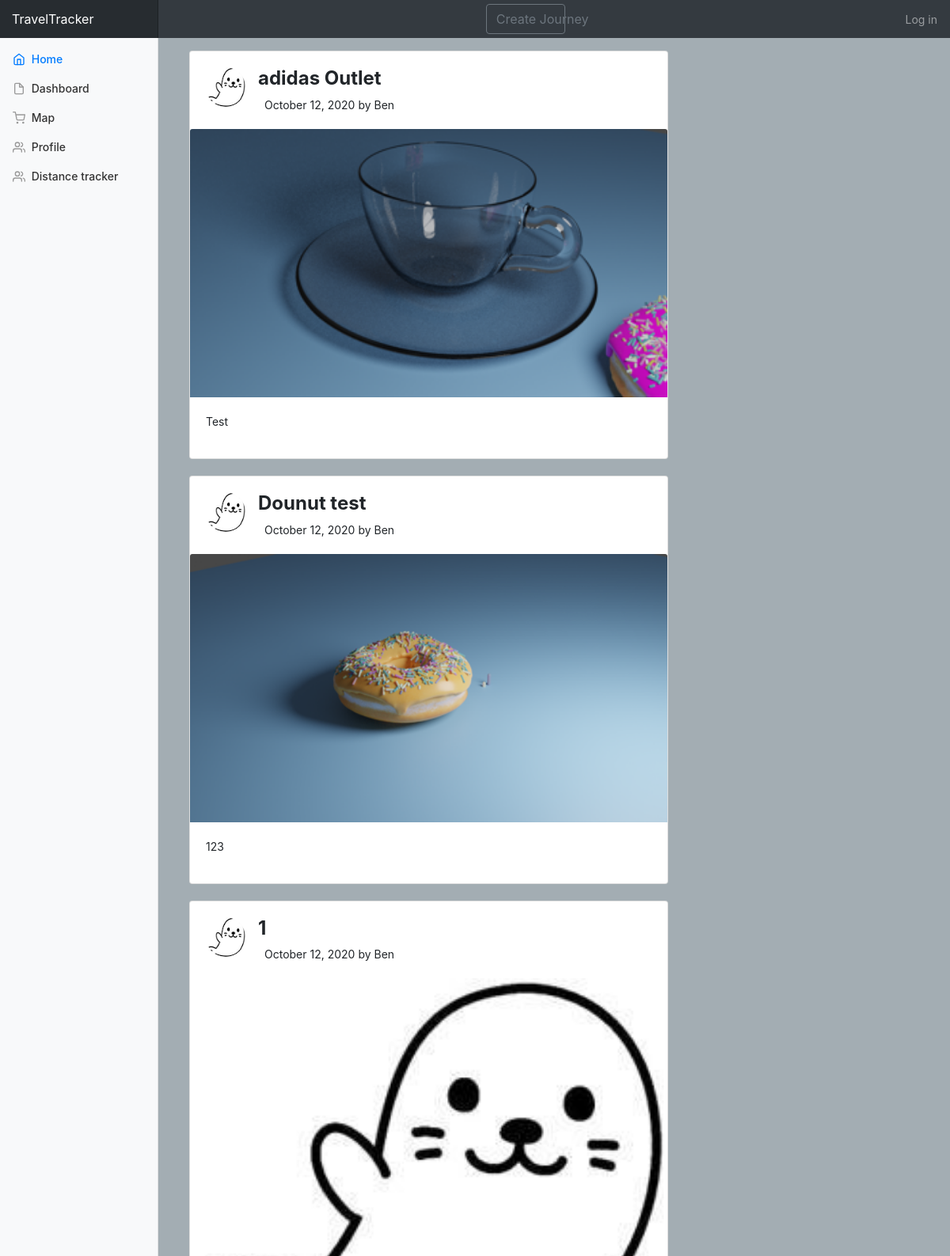
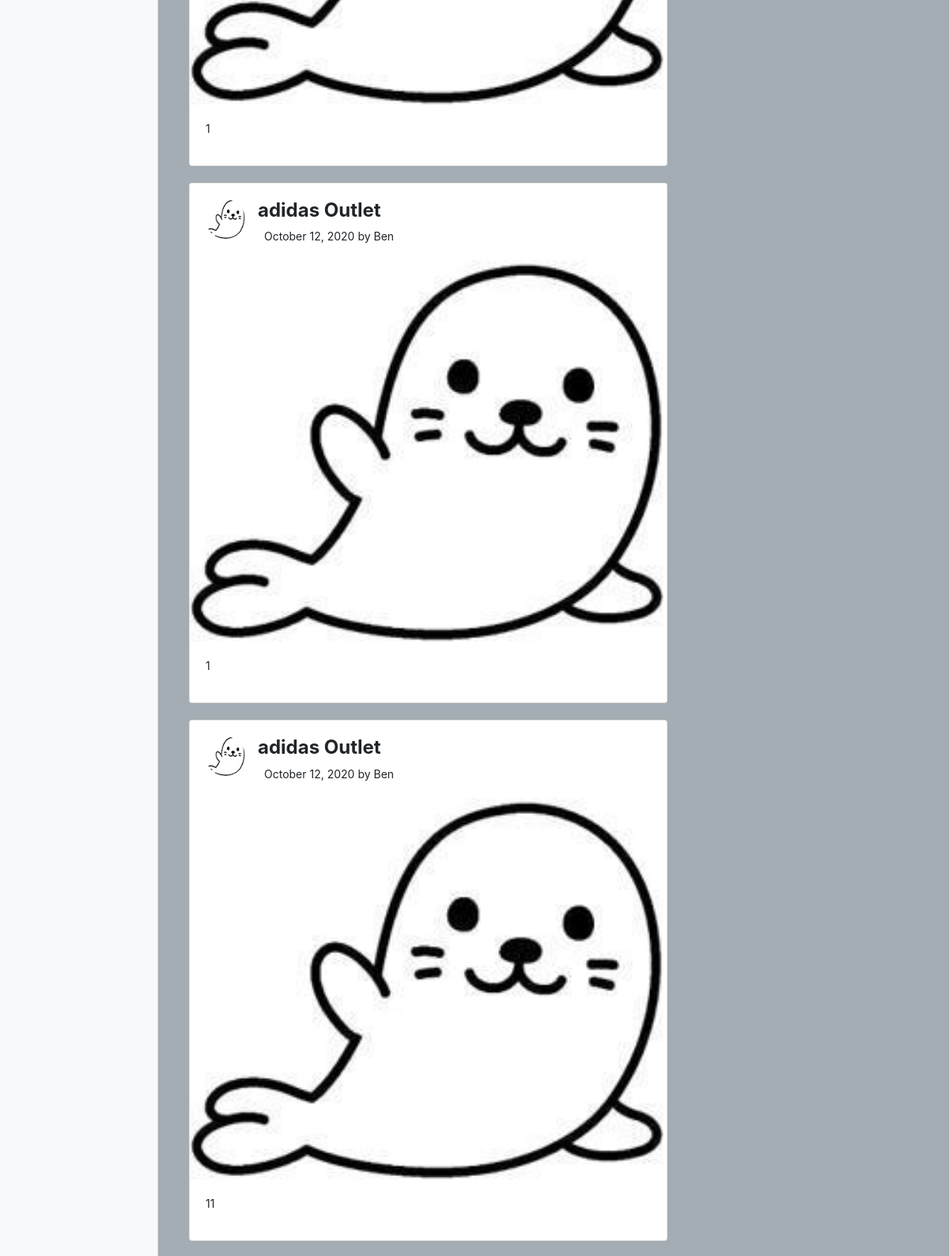
The page / (upper part) on the database its author committed (2 pictures, top to bottom).
### TravelBlog/models.py (models this page shows, shortened)
class Journey(models.Model):
    title = models.CharField(max_length=100)
    description = models.CharField(max_length=200)
    date_posted = models.DateTimeField(default=timezone.now)
    author = models.ForeignKey(User, on_delete=models.CASCADE)
    image = models.ImageField(default='default.jpg', upload_to='journey_pics')

### users/models.py (models this page shows, shortened)
class Profile(models.Model):
    user = models.OneToOneField(User, on_delete=models.CASCADE)
    image = models.ImageField(default='default.jpg', upload_to='profile_pics')

### TravelBlog/views.py (the view)
# urls.py: path('', JourneyListView.as_view(), name='TravelBlog-home'),
class JourneyListView(ListView):
    model = Journey
    template_name = 'home.html'
    context_object_name = 'journeys'
    ordering = ['-date_posted']

### TravelBlog/templates/home.html (shortened to what this page needs)
{% extends "base.html" %}
{% block content %}
<div class="col-12 col-sm-6 col-md-8">
      {% for journey in journeys %}
<div class="card promoting-card">
  <div class="card-body d-flex flex-row">
    <img src="{{ journey.author.profile.image.url }}" class="rounded-circle mr-3" height="50px" width="50px" alt="avatar">
    <div>
      <h4 class="card-title font-weight-bold mb-2">{{journey.title}}</h4>
      <p class="card-text"><i class="far fa-clock pr-2"></i>{{journey.date_posted|date:"F d, Y"}} by {{journey.author}}</p>
    </div>
  </div>
  <div class="view overlay">
    <img class="card-img-top rounded-8" src="{{ journey.image.url }}">
  </div>
  <div class="card-body">
      <p>{{journey.description}}</p>
  </div>
</div>
<br>
{% endfor %}
</div>
{% endblock content %}

### TravelBlog/templates/base.html (shortened to what this page needs)
{% load static %}
<!doctype html>
<html lang="en">
  <head>
    <link rel="stylesheet" href="https://maxcdn.bootstrapcdn.com/bootstrap/4.0.0/css/bootstrap.min.css">
    <link href="{% static 'main.css' %}" type="text/css" rel="stylesheet">
  </head>
  <body>
    <nav class="navbar navbar-dark fixed-top bg-dark flex-md-nowrap p-0 shadow">
      <a class="navbar-brand col-sm-3 col-md-2 mr-0" href="#">TravelTracker</a>
      <a class="btn btn-outline-secondary col-sm-6 col-md-1 mr-0" href="{% url 'journey-create' %}">Create Journey</a>
      <ul class="navbar-nav px-3">
        <li class="nav-item text-nowrap">
          {% if user.is_authenticated %}
          <a class="nav-link" href="{% url 'logout' %}">Logout</a>
          {% else %}
          <a class="nav-link" href="{% url 'login' %}">Log in</a>
          {% endif %}
        </li>
      </ul>
    </nav>
    <div class="container-fluid">
      <div class="row">
        <nav class="col-md-2 d-none d-md-block bg-light sidebar">
          <div class="sidebar-sticky">
            <ul class="nav flex-column">
              <li class="nav-item">
                <a class="nav-link active" href="{% url 'TravelBlog-home' %}">
                  <span data-feather="home"></span>
                  Home <span class="sr-only">(current)</span>
                </a>
              </li>
              <li class="nav-item">
                <a class="nav-link" href="{% url 'TravelBlog-dashboard' %}">
                  <span data-feather="file"></span>
                  Dashboard
                </a>
              </li>
              <li class="nav-item">
                <a class="nav-link" href="#">
                  <span data-feather="shopping-cart"></span>
                  Map
                </a>
              </li>
              <li class="nav-item">
                {% if user.is_authenticated %}
                <a class="nav-link" href="{% url 'profile' %}">
                  <span data-feather="users"></span>
                  Profile
                </a>
                {% else %}
                <a class="nav-link" href="{% url 'login' %}">
                  <span data-feather="users"></span>
                  Profile
                </a>
                {% endif %}
              </li>
              <li class="nav-item">
                <a class="nav-link" href="#">
                  <span data-feather="users"></span>
                  Distance tracker
                </a>
              </li>
            </ul>
          </div>
        </nav>
        <main role="main" class="col-md-9 ml-sm-auto col-lg-10 px-4">
          <div class="d-flex justify-content-between flex-wrap flex-md-nowrap align-items-center pt-3 pb-2 mb-3 border-bottom">
            {% block content %}
            {% endblock %}
          </div>
        </main>
      </div>
    </div>
  </body>
</html>

### TravelBlog/static/main.css (style rules this page uses)
body { font-size: .875rem; background-color: rgb(163, 173, 179); }
.feather { width: 16px; height: 16px; vertical-align: text-bottom; }
.sidebar { position: fixed; top: 0; bottom: 0; left: 0; z-index: 100; padding: 48px 0 0; box-shadow: inset -1px 0 0 rgba(0, 0, 0, .1); }
.sidebar-sticky { position: relative; top: 0; height: calc(100vh - 48px); padding-top: .5rem; overflow-x: hidden; overflow-y: auto; }
.sidebar .nav-link { font-weight: 500; color: #333; }
.sidebar .nav-link .feather { margin-right: 4px; color: #999; }
.sidebar .nav-link.active { color: #007bff; }
.sidebar .nav-link:hover .feather, .sidebar .nav-link.active .feather { color: inherit; }
[role="main"] { padding-top: 48px; }
.navbar-brand { padding-top: .75rem; padding-bottom: .75rem; font-size: 1rem; background-color: rgba(0, 0, 0, .25); box-shadow: inset -1px 0 0 rgba(0, 0, 0, .25); }

### rows shown on the page
Journey: author.profile.image (picture), title "adidas Outlet", date_posted "October 12, 2020", author "Ben", image (picture), description "Test"
Journey: author.profile.image (picture), title "Dounut test", date_posted "October 12, 2020", author "Ben", image (picture), description "123"
Journey: author.profile.image (picture), title "1", date_posted "October 12, 2020", author "Ben", image (placeholder picture), description "1"
Journey: author.profile.image (picture), title "adidas Outlet", date_posted "October 12, 2020", author "Ben", image (placeholder picture), description "1"
Journey: author.profile.image (picture), title "adidas Outlet", date_posted "October 12, 2020", author "Ben", image (placeholder picture), description "11"
